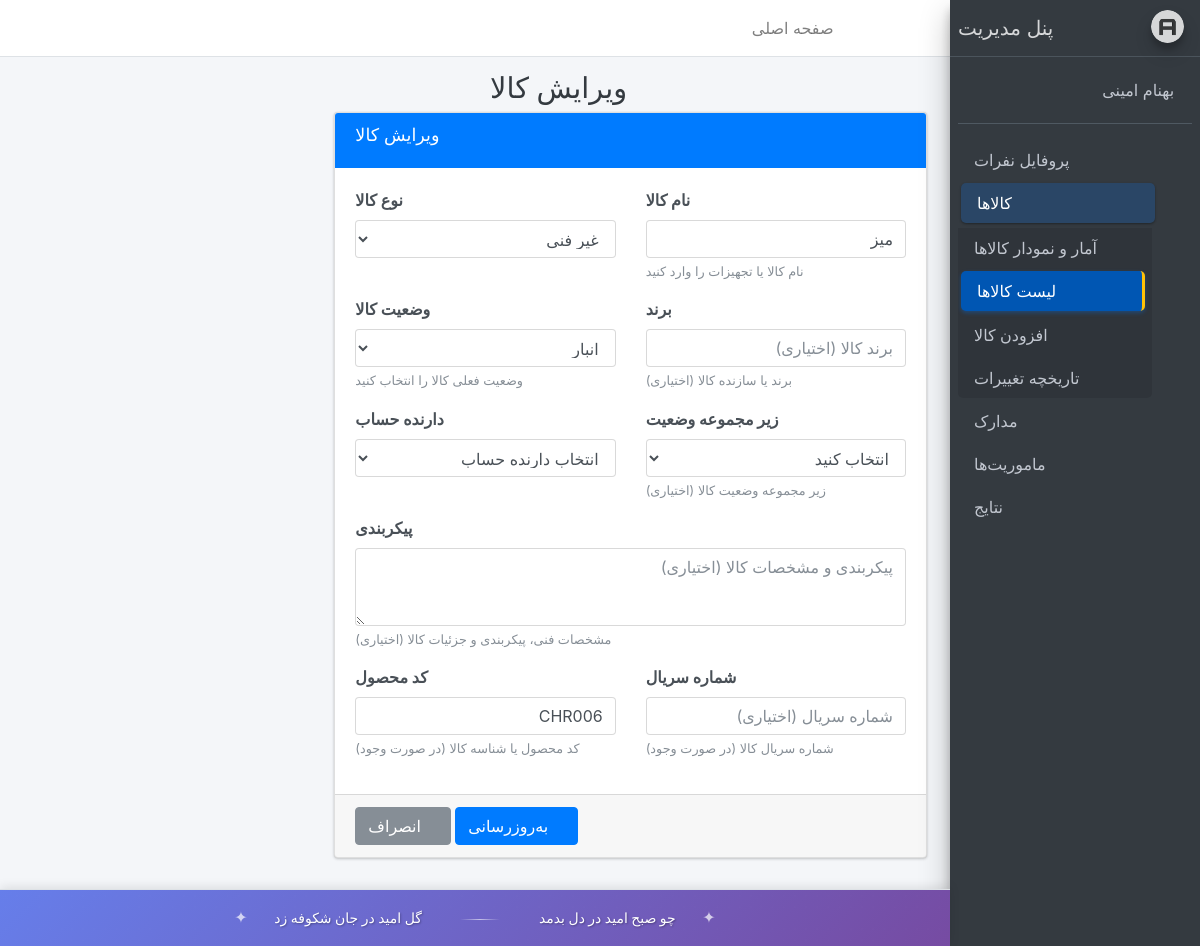
The page /account/item/31/edit/ (signed in) on the database as committed earlier.
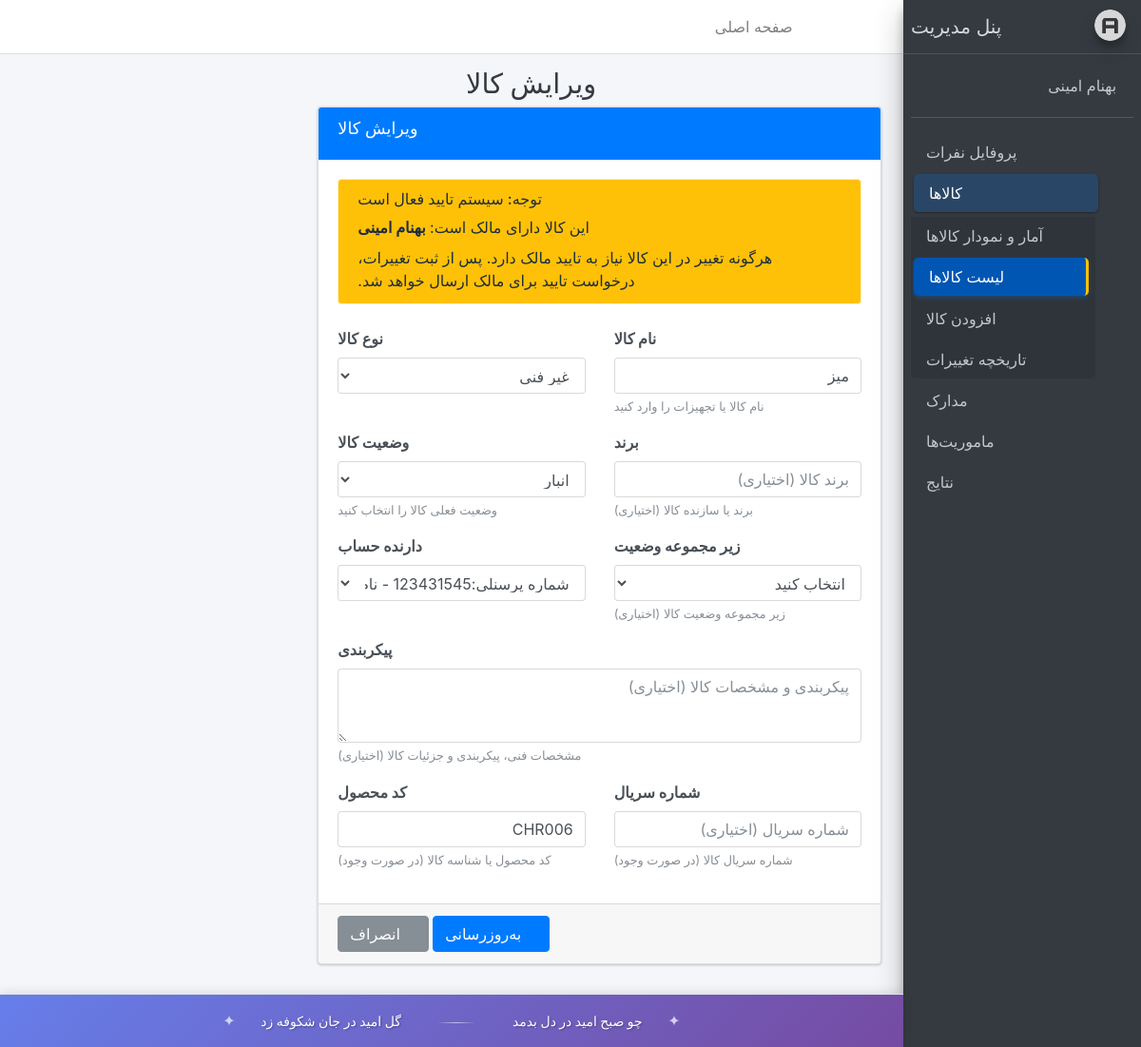
The same page on the database as committed later.
### holder/models.py (models this page shows, shortened)
class Items(models.Model):
    Technical_items = models.CharField(max_length=100,blank=True , null=True, verbose_name="نام کالا")
    TYPE_CHOICES = [('Technical', 'فنی'),('Non-technical', 'غیر فنی')]
    type_Item = models.CharField(max_length=50,choices=TYPE_CHOICES, verbose_name="نوع کالا")
    STATUS_CHOICES = [('hardware','سخت افزار'),('Delivery','تحویل'),('warehouse','انبار')]
    status_item =  models.CharField(max_length=50,choices=STATUS_CHOICES, verbose_name="وضعیت کالا")
    Number = models.IntegerField(verbose_name="تعداد کالا", default=1, blank=True, null=True)
    STATUS_SUB_MAPPING = {
        'hardware': [
            ('repair', 'تعمیر'),
            ('upgrade', 'ارتقا'),
        ],
        'Delivery': [
            ('external', 'خارج'),
            ('internal', 'داخل'),
        ],
        'warehouse': [
            ('ready', 'آماده بکار'),
            ('returned_good', 'عودتی سالم'),
            ('returned_worn', 'عودتی فرسوده'),
        ],
    }
    status_sub_item = models.CharField(max_length=50,choices=[choice for sublist in STATUS_SUB_MAPPING.values() for choice in sublist],blank=True,null=True,verbose_name="زیر مجموعه وضعیت")
    brand = models.CharField(max_length=100, verbose_name="برند", blank=True, null=True)
    Configuration = models.TextField(verbose_name="پیکربندی", blank=True, null=True)
    serial_number = models.CharField(max_length=100, blank=True, null=True, verbose_name="شماره سریال")
    Product_code = models.CharField(max_length=100, verbose_name="کد محصول")
    register_date = models.DateTimeField(auto_now_add=True)
    update_date = models.DateTimeField(default=timezone.now,verbose_name="تاریخ بروزرسانی")
    PersonalInfo = models.ForeignKey(PersonalInfo, on_delete=models.CASCADE, related_name='items', blank=True, null=True, verbose_name="دارنده حساب")
    def jinfo(self):
        return jalali_converter(self.register_date)
    jinfo.short_description = "تاریخ ثبت نام"
    class Meta:
        verbose_name = "کالا"
        verbose_name_plural = "کالاها"

class PersonalInfo(models.Model):
    STATUS_CHOICES = (
        ('d', 'دیپلم'),
        ('a', 'کارشناسی ناپیوسته'),
        ('b', 'کارشناسی'),
        ('m', 'کارشناسی ارشد'),
        ('p', 'دکتری'),
        ('o', 'سایر')
    )
    name = models.CharField(max_length=100, verbose_name="نام")
    family = models.CharField(max_length=100, verbose_name="نام خانوادگی")
    Personnel_number = models.CharField(max_length=9, validators=[RegexValidator(regex=r'^\d{9}$')], unique=True,primary_key=True,verbose_name="شماره پرسنلی")
    National_ID = models.CharField(max_length=10,unique=True,verbose_name="کد ملی",validators=[RegexValidator(regex=r'^\d{10}$')])
    date_of_birth = models.DateField(verbose_name="تاریخ تولد")
    email = models.EmailField(max_length=254, verbose_name="ایمیل",blank=True, null=True, help_text="اختیاری")
    phone_number = models.CharField(max_length=16, verbose_name="شماره همراه")
    date_created = models.DateTimeField(auto_now_add=True, verbose_name="تاریخ ثبت نام")
    Educational_degree = models.CharField(max_length=10, verbose_name="مدرک تحصیلی", choices=STATUS_CHOICES)
    password = models.CharField(max_length=100, verbose_name="رمز عبور")
    def __str__(self):
        return f"شماره پرسنلی:{self.Personnel_number} - نام و نام خانوادگی:{self.name} {self.family}"
    def jinfo(self):
        return jalali_converter(self.date_of_birth)
    jinfo.short_description = "تاریخ تولد "
    class Meta:
        verbose_name = "دارنده حساب"
        verbose_name_plural = "دارندگان حساب"

### account/viewsreq.py (the view, shortened to what this page needs)
# urls.py: path("item/<int:pk>/edit/", ItemUpdateViewWithApproval.as_view(), name="item_edit"),
class ItemUpdateViewWithApproval(LoginRequiredMixin, UpdateView):
    model = Items
    form_class = ItemForm
    template_name = 'registration/item_form.html'
    success_url = reverse_lazy('account:home')

### templates/registration/item_form.html (shortened to what the changed rows need)
{% extends 'registration/base.html' %}
{% block title %}
  {% if object %}
    ویرایش کالا
  {% else %}
    افزودن کالای جدید
  {% endif %}
{% endblock %}
{% block main %}
<div class="row">
  <div class="col-md-8 offset-md-2">
    <div class="card card-primary">
      <form method="post">
        <div class="card-body">
          {% if object and object.PersonalInfo %}
          <div class="alert alert-warning mb-4">
            <h6><i class="fas fa-exclamation-triangle"></i> توجه: سیستم تایید فعال است</h6>
            <p class="mb-2">این کالا دارای مالک است: <strong>{{ object.PersonalInfo.name }} {{ object.PersonalInfo.family }}</strong></p>
            <p class="mb-0">
              <i class="fas fa-info-circle"></i>
              هرگونه تغییر در این کالا نیاز به تایید مالک دارد. پس از ثبت تغییرات، درخواست تایید برای مالک ارسال خواهد شد.
            </p>
          </div>
          {% endif %}
          <div class="row">
            <div class="col-md-6">
              <div class="form-group">
                <label for="{{ form.Technical_items.id_for_label }}">{{ form.Technical_items.label }}</label>
                {{ form.Technical_items }}
                {% if form.Technical_items.help_text %}
                  <small class="form-text text-muted">{{ form.Technical_items.help_text }}</small>
                {% endif %}
              </div>
            </div>
            <div class="col-md-6">
              <div class="form-group">
                <label for="{{ form.type_Item.id_for_label }}">{{ form.type_Item.label }}</label>
                {{ form.type_Item }}
              </div>
            </div>
          </div>
          <div class="row">
            <div class="col-md-6">
              <div class="form-group">
                <label for="{{ form.brand.id_for_label }}">{{ form.brand.label }}</label>
                {{ form.brand }}
                {% if form.brand.help_text %}
                  <small class="form-text text-muted">{{ form.brand.help_text }}</small>
                {% endif %}
              </div>
            </div>
            <div class="col-md-6">
              <div class="form-group">
                <label for="{{ form.status_item.id_for_label }}">{{ form.status_item.label }}</label>
                {{ form.status_item }}
                {% if form.status_item.help_text %}
                  <small class="form-text text-muted">{{ form.status_item.help_text }}</small>
                {% endif %}
              </div>
            </div>
          </div>
          <div class="row">
            <div class="col-md-6">
              <div class="form-group">
                <label for="{{ form.status_sub_item.id_for_label }}">{{ form.status_sub_item.label }}</label>
                {{ form.status_sub_item }}
                {% if form.status_sub_item.help_text %}
                  <small class="form-text text-muted">{{ form.status_sub_item.help_text }}</small>
                {% endif %}
              </div>
            </div>
            <div class="col-md-6">
              <div class="form-group">
                <label for="{{ form.PersonalInfo.id_for_label }}">{{ form.PersonalInfo.label }}</label>
                {{ form.PersonalInfo }}
              </div>
            </div>
          </div>
          <div class="row">
            <div class="col-md-12">
              <div class="form-group">
                <label for="{{ form.Configuration.id_for_label }}">{{ form.Configuration.label }}</label>
                {{ form.Configuration }}
                {% if form.Configuration.help_text %}
                  <small class="form-text text-muted">{{ form.Configuration.help_text }}</small>
                {% endif %}
              </div>
            </div>
          </div>
          <div class="row">
            <div class="col-md-6">
              <div class="form-group">
                <label for="{{ form.serial_number.id_for_label }}">{{ form.serial_number.label }}</label>
                {{ form.serial_number }}
                {% if form.serial_number.help_text %}
                  <small class="form-text text-muted">{{ form.serial_number.help_text }}</small>
                {% endif %}
              </div>
            </div>
            <div class="col-md-6">
              <div class="form-group">
                <label for="{{ form.Product_code.id_for_label }}">{{ form.Product_code.label }}</label>
                {{ form.Product_code }}
                {% if form.Product_code.help_text %}
                  <small class="form-text text-muted">{{ form.Product_code.help_text }}</small>
                {% endif %}
              </div>
            </div>
          </div>
        </div>
      </form>
    </div>
  </div>
</div>
{% endblock %}

Rows that differ between the two databases and show on the page:
changed Items "میز": PersonalInfo_id empty → "123431545" (drawn); PersonalInfo.name (not shown) → "بهنام"; PersonalInfo.family (not shown) → "امینی"; PersonalInfo "انتخاب دارنده حساب" → "شماره پرسنلی:123431545 - نام و نام خانوادگی:بهنام امینی"
Other text that changed with them:
text now shown: "توجه: سیستم تایید فعال است این کالا دارای مالک است: هرگونه تغییر در این کالا نیاز به تایید مالک دارد. پس از ثبت تغییرات، درخواست تایید برای مالک ارسال خواهد شد."
